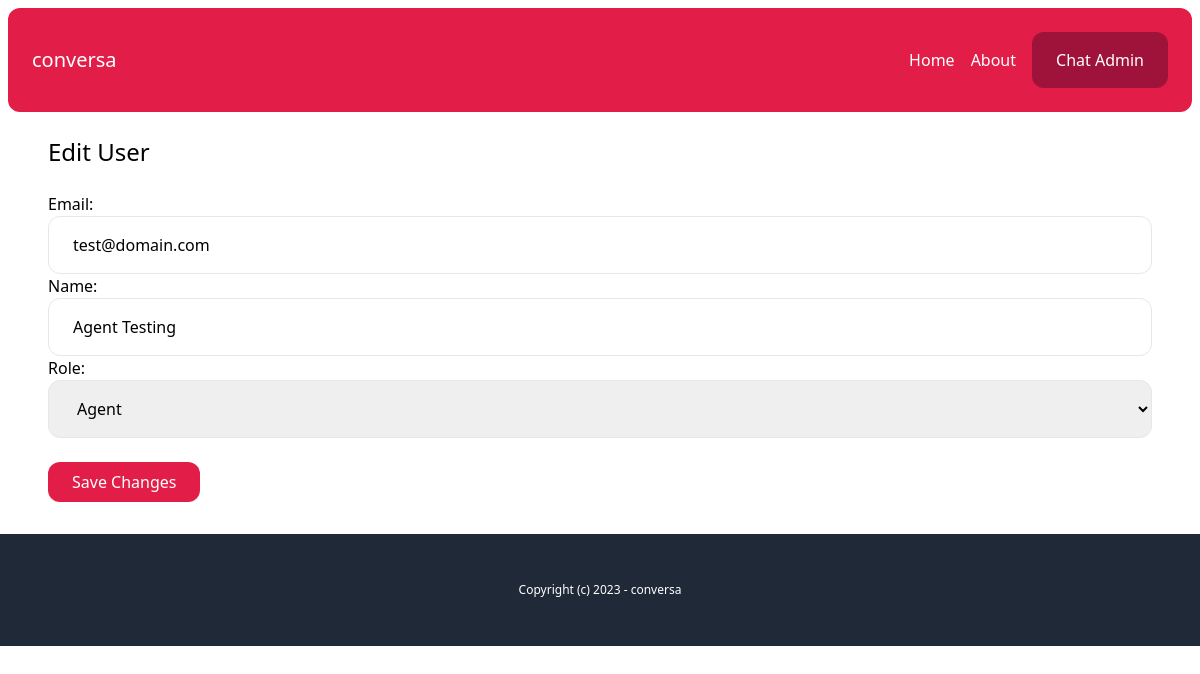
The page /chat-admin/users/0a72184e-e0f4-4df5-b3df-6bb54b792cea/edit/ (signed in) on the database its author committed.
### account/models.py (models this page shows)
class User(AbstractBaseUser, PermissionsMixin):
    AGENT = 'agent'
    MANAGER = 'manager'
    ROLES_CHOICES = (
        (AGENT, 'Agent'),
        (MANAGER, 'Manager'),
    )
    id = models.UUIDField(primary_key=True, default=uuid.uuid4, editable=False)
    email = models.EmailField(unique=True)
    name = models.CharField(max_length=255, blank=True, default='')
    role = models.CharField(max_length=20, choices=ROLES_CHOICES, default=AGENT)
    is_active = models.BooleanField(default=True)
    is_superuser = models.BooleanField(default=False)
    is_staff = models.BooleanField(default=False)
    date_joined = models.DateTimeField(default=timezone.now)
    last_login = models.DateTimeField(blank=True, null=True)
    objects = CustomUserManager()
    USERNAME_FIELD = 'email'
    EMAIL_FIELD = 'email'
    REQUIRED_FIELDS = ['name']

### chat/views.py (the view)
# urls.py: path('chat-admin/users/<uuid:uuid>/edit/', views.edit_user, name="edit_user"),
@login_required
def edit_user(request, uuid):
    if request.user.has_perm('user.edit_user'):
        user = User.objects.get(pk=uuid)
        if request.method == 'POST':
            form = EditUserForm(request.POST, instance=user)
            if form.is_valid():
                form.save()
                messages.success(request, "The changes were saved!")
                return redirect('/chat-admin/')
        else:
            form = EditUserForm(instance=user)
        return render(request, 'chat/edit_user.html',{
            'user': user,
            'form': form,
        })
    else:
        messages.error(request, "You don't have access to edit users!")
        return redirect('/chat-admin/')

### account/forms.py
class EditUserForm(forms.ModelForm):
    class Meta:
        model = User
        fields = ('email', 'name', 'role',)
        widgets = {
            'email': forms.TextInput(attrs={
                'class': 'w-full py-4 px-6 rounded-xl border'
            }),
            'name': forms.TextInput(attrs={
                'class': 'w-full py-4 px-6 rounded-xl border'
            }),
            'role': forms.Select(attrs={
                'class': 'w-full py-4 px-6 rounded-xl border'
            })
        }

### chat/templates/chat/edit_user.html (shortened to what this page needs)
{% extends 'core/base.html' %}
{% block content %}
    <h1 class="mb-6 text-2xl" >Edit User</h1>
    <form method="post" action=".">
        {{ form.as_p }}
        <button class="mt-6 inline-block py-2 px-6 bg-rose-600 text-white rounded-xl">Save Changes</button>
    </form>
{% endblock %}

### rows shown on the page
User: email "test@domain.com", name "Agent Testing", role "Agent"
